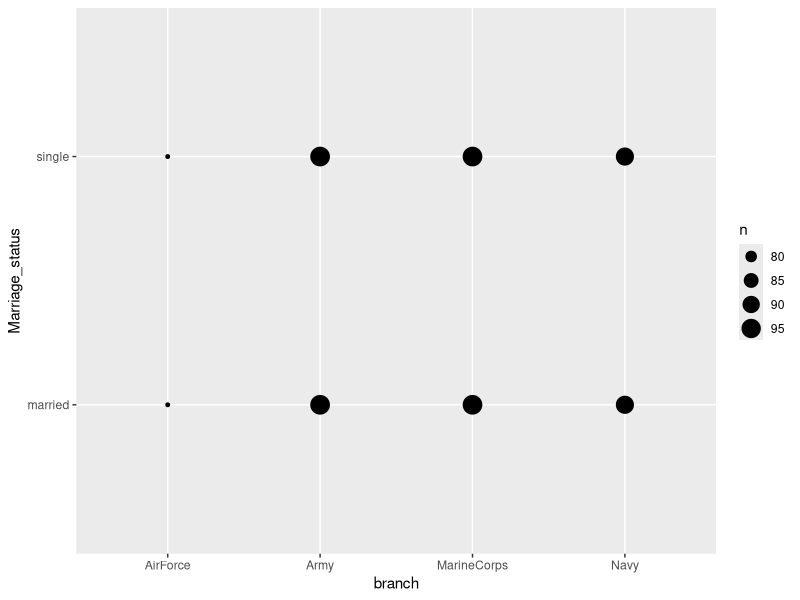

Write the R code that produced this figure.
## ---- chunk 1
#| label: setup
#| warning: false
#| message: false

library(tidyverse)
library(ggplot2)
library(dplyr)
library(readxl)
library(readr)
library(here)
library(purrr)

knitr::opts_chunk$set(echo = TRUE, warning=FALSE, message=FALSE)
## ---- chunk 2
MaritalStatus_untidy<-read_xls("_data/ActiveDuty_MaritalStatus.xls")
view(MaritalStatus_untidy)
## ---- chunk 3
#designating columns for the first sheet in the dataset, which will be applied to all of them after joining.

marital_status_cols <- c("delete", "payGrade_payLevel",
            "single_nokids_male", "single_nokids_female", "delete",
            "single_kids_male", "single_kids_female", "delete",
            "married_military_male", "married_military_female", "delete",
            "married_civilian_male", "married_civilian_female", "delete",
            rep("delete", 3))

read_excel(here("posts","_data","ActiveDuty_MaritalStatus.xls"), 
           skip=8,
           col_names = marital_status_cols)

#deleting unneeded columns from the dataset

maritalstatus_newcol<-read_excel(here("posts","_data","ActiveDuty_MaritalStatus.xls"), 
           skip=9,
           col_names = marital_status_cols
           )%>%
  select(!contains("delete"))%>%
  filter(str_detect(payGrade_payLevel, "TOTAL", negate=TRUE))

maritalstatus_newcol

## ---- chunk 4
#separating payGrade_payLevel and pivoting for tidiness
marital_tidy<-maritalstatus_newcol %>% 
  separate(payGrade_payLevel,
           into = c("payGrade", "payLevel"),
           sep = "-") %>% 
  pivot_longer(cols = contains(c("male", "female")),
                 names_to = c("Marriage_status", "Kids_or_Spouse_Status", "Gender"),
                 names_sep = "_",
                 values_to = "Count")

view(marital_tidy)

## ---- chunk 5
excel_sheets(here("posts","_data","ActiveDuty_MaritalStatus.xls"))

militaryreader<-function(sheet_name){
  dat <- read_excel(here("posts","_data","ActiveDuty_MaritalStatus.xls"),
  sheet = sheet_name,
  skip = 9,
  col_names = marital_status_cols) %>%
  mutate("branch" = sheet_name) %>% 
  select(!contains("delete"))%>%
  filter(str_detect(payGrade_payLevel, "TOTAL", negate=TRUE)) %>%
  separate(payGrade_payLevel,
           into = c("payGrade", "payLevel"),
           sep = "-") %>% 
  pivot_longer(cols = contains(c("male", "female")),
                 names_to = c("Marriage_status", "Kids_or_Spouse_Status", "Gender"),
                 names_sep = "_",
                 values_to = "Count")
return(dat)}
  
enlisted_military_status<-map_dfr(excel_sheets(here("posts","_data","ActiveDuty_MaritalStatus.xls"))[-1], militaryreader)

head(enlisted_military_status)
## ---- chunk 6
#Comparing the branches by marriage status:

unique(enlisted_military_status$branch)

ggplot(enlisted_military_status, aes(branch, Marriage_status))+
  geom_count()
  
         
  
